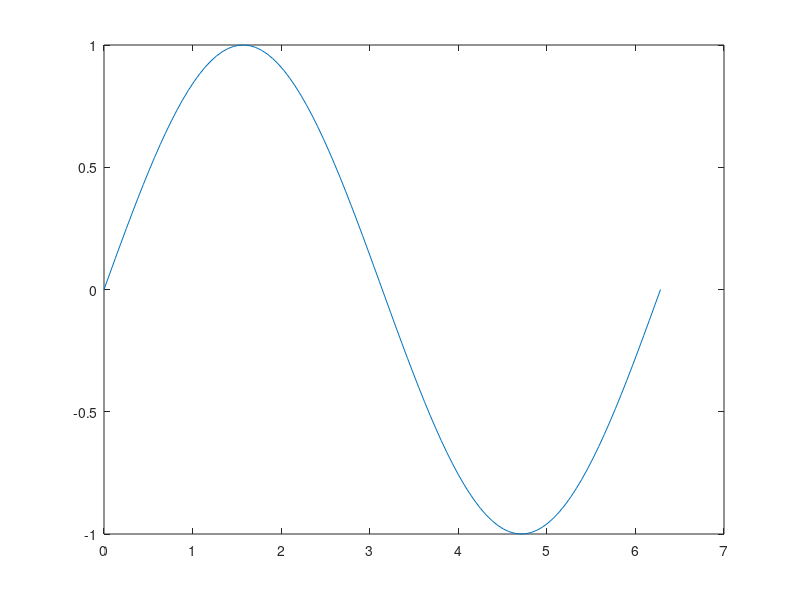
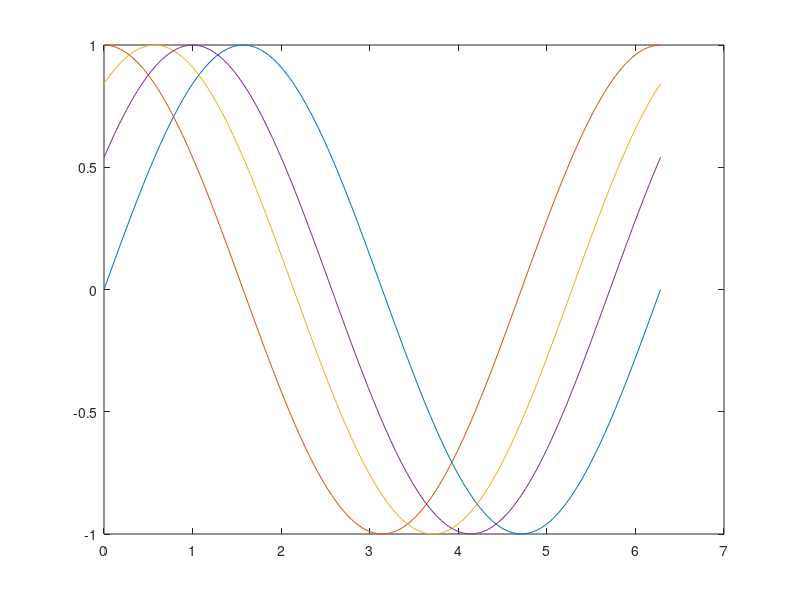
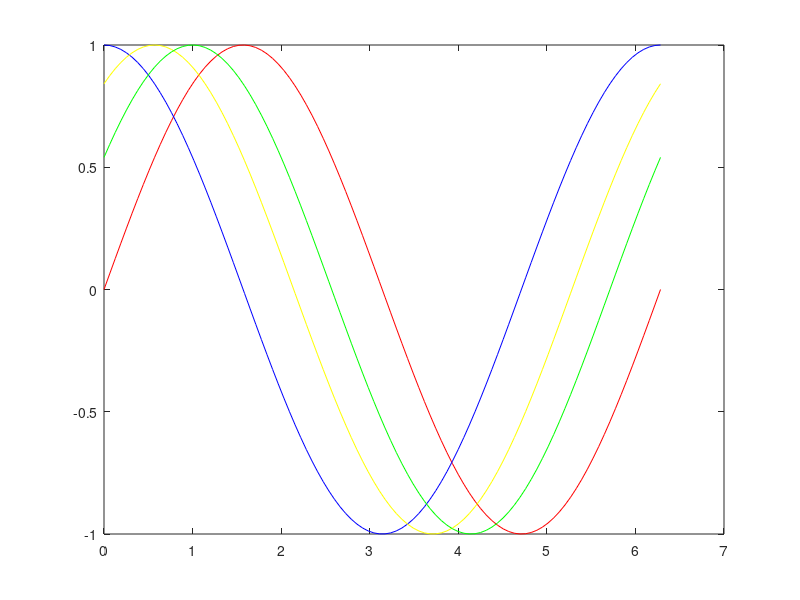
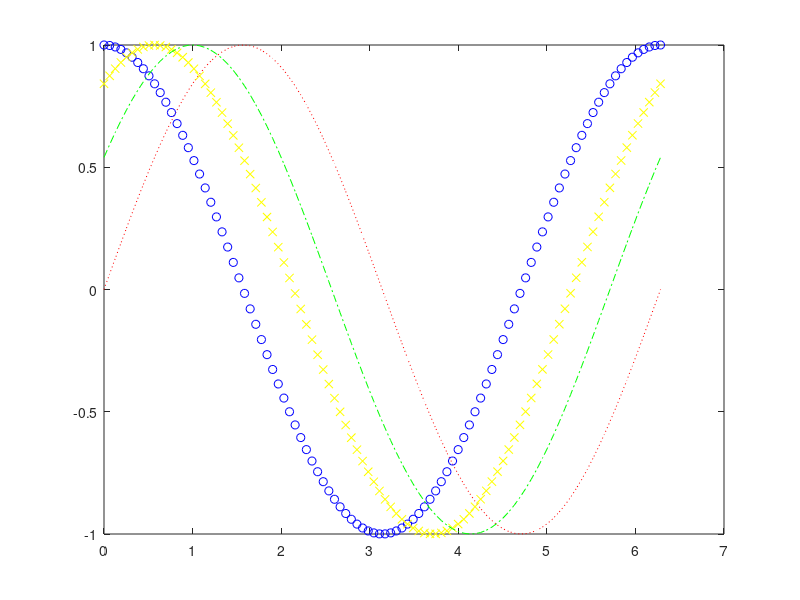

Write MATLAB code to recreate these figures, in order.
clear
clc

%alternatif range
%linspace(1,2,5) %memecah bilangan menjadi 5 interval bagian yang sama

%menggambar fungsi trigonmetri
x = linspace(0,2*pi,100)
y = sin(x)

plot(x,y)
figure(1)

%multiple line
y1 = cos(x)
y2 = sin(x+1)
y3 = cos(x-1)

figure(2)
plot(x,y,x,y1,x,y2,x,y3)

%mengatur warna
figure(3)
plot(x,y,'r',x,y1,'b',x,y2,'y',x,y3,'g')

%mengatur tipe garis
figure(4)
plot(x,y,'r:',x,y1,'bo',x,y2,'yx',x,y3,'g-.')

%memberi nama&label pada plot
figure(5)
plot(x,y,'r:',x,y1,'bo',x,y2,'yx',x,y3,'g-.')
axis([0 2*pi -2 2]) %mengatur panjang dan lebar plot gambar
title('fungsi-fungsi trigonometri')
xlabel('sumbu-x')
ylabel('sumbu-y')
